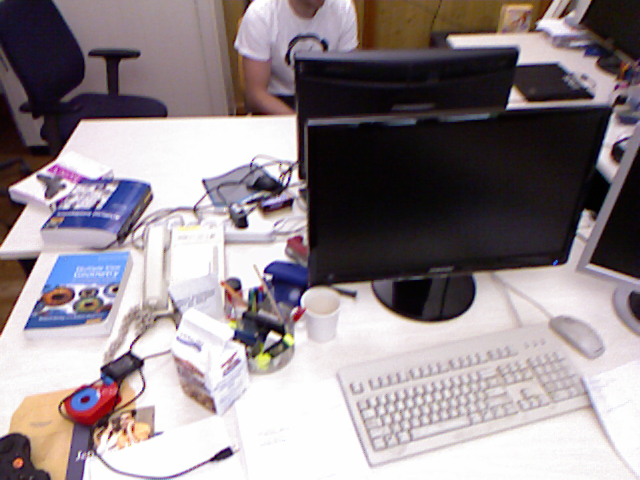
%> input picture data/rgbd_dataset_freiburg1_xyz/rgb/1305031102.211214.png, 640 x 480 px
$ octave dense_tracking.m   (GNU Octave 9; MATLAB toolbox functions it lacks are replaced by stand-ins)
%> lines starting %> are read from the running program, lines starting %| are printed output that depends on the picture
### get_pyramid.m
function [ pyr ] = get_pyramid(img, method, n)
% compute n levels of pyramid

% transform to b&w if color
if size(img,3) > 1
    img = rgb2gray(img);
end

pyr = cell(n,1);
pyr{1} = img;

for i = 2:n
    if strcmp(method, 'mean')
        pyr{i} = pyrDownMean(pyr{i-1});
    end

    if strcmp(method, 'reduce')
        pyr{i} = impyramid(pyr{i-1}, 'reduce');
    end

    if strcmp(method, 'median')
        filtered = medfilt2(pyr{i-1});
        pyr{i} = impyramid(filtered, 'reduce');
    end

    if strcmp(method, 'median2')
        pyr{i} = pyrDownMedian(pyr{i-1});
    end
end

end

% [30 lines left out: functions pyrDownMean, pyrDownMedian, not called in this run]

### sparse_tracking_ic.m
function [pose] = sparse_tracking_ic(K, img1_pyr, img2_pyr, depth1_pyr, initial_guess)
    k_max = 50;
    epsilon = 1;
    % fixed # patches
    patches_centers = 100;

    guess = initial_guess;

    levels = size(img1_pyr,1);

    for level = levels:-1:1
        guess

        increment = double([0;0;0;0;0;0]);

        level

        % variable # patches / level
        %patches_centers = 400 / level;

        img1 = img1_pyr{level};
        img1_dbl = double(img1);
        img1_depth = depth1_pyr{level};
        img2 = img2_pyr{level};

        % get regularly spaced out centers for now.
        centers = get_patches_centers(img1, patches_centers);
        [ patches, patch_img ] = get_patches(K, img1_dbl, img1_depth, centers);

        k = 1;

        error = inf;
        error_last = 0;
        accept = true;
        while accept && (k == 1 || (error_last - error) > epsilon) && (k < k_max)
            increment = twistexp(increment);
            new_guess = increment * guess;

            J = [];
            all_residuals = [];

            for l = 1:size(patches, 2)
                transformed_p2d = warpAndProject(patches(l).points3d, K, new_guess);
                warped_patch = get_warped_patch(img2, transformed_p2d);

                residuals = warped_patch - patches(l).rpatch;

                % keep only the Jacobians and Residuals that
                % are both finite (non-NaN)

                for i = 1:size(residuals)
                    if sum(isfinite(patches(l).jacobi(i,:))) == 6 ...
                        && isfinite(residuals(i))
                        J = [J; patches(l).jacobi(i,:) ];
                        all_residuals = [all_residuals; residuals(i)];
                    end
                end
            end

            % error
            error_last = error;
            error = (all_residuals'*all_residuals) / size(all_residuals,1)

            % Hessian matrix
            H = J' * J;

            % steepest descent
            steepest_descent = -J'*all_residuals;

            % compute the increment :
            increment = H \ steepest_descent;

            if error > error_last
                % the error is worse, try the next pyramid level
                accept = false;
            else
                guess = new_guess;
            end

            k = k+1;
        end
    end

    error
    pose = guess;
end

function [ points2d ] = get_patches_centers(img, n_patches)
    % linearly separated 2d points in an image
    img_height = size(img, 1);
    img_width = size(img, 2);
    area = (img_height * img_width) / n_patches;
    side = sqrt(area);
    height = side * img_height/img_width;
    width = side * img_width/img_height;
    startx = width/2;
    starty = height/2;
    [x, y] = meshgrid(startx:width:img_width, starty:height:img_height);
    points2d = NaN(3, size(x, 1) * size(x,2));
    k = 1;
    for i=1:size(x,1)
        for j=1:size(x,2)
            points2d(:, k) = [x(i,j); y(i,j); 1];
            k = k + 1;
        end
    end
end

function [ patch_list, patch_img ] = get_patches(K, img, img_depth, patches_centers)
    patch_img = zeros(size(img));
    k = 1;
    height = size(img, 1);
    width = size(img, 2);
    for p = 1:size(patches_centers, 2)
        % XXX (mtourne): +0.1 to make sure we don't land on an integer.
        % (otherwise floor and ceil give the same pixel).
        x = patches_centers(1, p) + 0.1;
        y = patches_centers(2, p) + 0.1;
        x0 = floor(x);
        x1 = ceil(x);
        y0 = floor(y);
        y1 = ceil(y);
        if (x0 - 1) < 1 || (x1 + 1) > width || (y0 - 1) < 1 || (y1 + 1) > height
            continue
        end
        points2d = NaN(3, 16);
        l = 1;
        % XXX(mtourne) : Super innefficient !
        for i = (x0-1):(x1+1)
            for j = (y0-1):(y1+1)
                points2d(:, l) = [ i; j; 1];
                l = l + 1;
            end
        end
        patch = img(y0-1:y1+1,x0-1:x1+1);
        patch_img(y0-1:y1+1,x0-1:x1+1) = patch;
        patch_list(k).patch = patch;
        patch_list(k).rpatch = reshape(patch, 16, 1);
        patch_list(k).points2d = points2d;
        points3d = get_3d_from_2d(K, img_depth, points2d);
        patch_list(k).points3d = points3d;
        patch_list(k).jacobi = compute_template_jacobians(K, patch, points2d, points3d);
        k = k+1;
    end
end

% [63 lines left out: functions get_3d_from_2d, compute_template_jacobians, get_warped_patch, not called in this run]

### get_relative_pose.m
function P = get_relative_pose(initial_pose, new_pose)
  R1 = initial_pose(1:3,1:3);
  t1 = initial_pose(1:3,4);
  R2 = new_pose(1:3,1:3);
  t2 = new_pose(1:3,4);
  R_relative = inv(R2)*R1
  t_relative = inv(R2) * (t1 - t2)
  P(1:3,1:3) = R_relative;
  P(1:3, 4) = t_relative;
  P(4, 1:4) = [ 0; 0; 0; 1 ];
end

### quaternion2matrix.m
% QUATERNION2MATRIX - Quaternion to a 4x4 homogeneous transformation matrix
%
%  Usage:  T = quaternion2matrix(Q)
%
%  Argument: Q - a quaternion in the form [w xi yj zk]
%  Returns:  T - 4x4 Homogeneous rotation matrix
%
% See also MATRIX2QUATERNION, NEWQUATERNION, QUATERNIONROTATE

% Copyright (c) 2008 Peter Kovesi
% School of Computer Science & Software Engineering
% The University of Western Australia
% pk at csse uwa edu au
% http://www.csse.uwa.edu.au/
%
% Permission is hereby granted, free of charge, to any person obtaining a copy
% of this software and associated documentation files (the "Software"), to deal
% in the Software without restriction, subject to the following conditions:
%
% The above copyright notice and this permission notice shall be included in
% all copies or substantial portions of the Software.
%
% The Software is provided "as is", without warranty of any kind.

function T = quaternion2matrix(Q)

    Q = Q/norm(Q); % Ensure Q has unit norm

    % Set up convenience variables
    w = Q(1); x = Q(2); y = Q(3); z = Q(4);
    w2 = w^2; x2 = x^2; y2 = y^2; z2 = z^2;
    xy = x*y; xz = x*z; yz = y*z;
    wx = w*x; wy = w*y; wz = w*z;

    T = [w2+x2-y2-z2 , 2*(xy - wz) , 2*(wy + xz) ,  0
         2*(wz + xy) , w2-x2+y2-z2 , 2*(yz - wx) ,  0
         2*(xz - wy) , 2*(wx + yz) , w2-x2-y2+z2 ,  0
              0      ,       0     ,       0     ,  1];


### dense_tracking.m
% dense tracking test %

close all;

K = [ 525, 0, 319.5;
      0, 525, 239.5;
      0, 0, 1];

%% XYZ test %%
img1 = imread('data/rgbd_dataset_freiburg1_xyz/rgb/1305031102.211214.png');
%> img1 is the input picture: size 480x640x3 uint8; mean R, G, B 146.4, 136.4, 140.9
% depth for img1
% 1305031102.211214 rgb/1305031102.211214.png 1305031102.226738 depth/1305031102.226738.png
depth_img = imread('data/rgbd_dataset_freiburg1_xyz/depth/1305031102.226738.png');
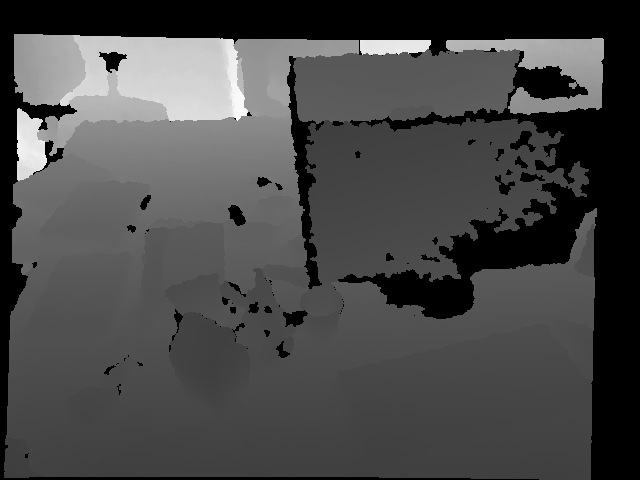
%> input picture data/rgbd_dataset_freiburg1_xyz/depth/1305031102.226738.png, 640 x 480 px
%> depth_img is the input picture: size 480x640 uint16; min 0, max 18391, mean 5219.7


img2 = imread('data/rgbd_dataset_freiburg1_xyz/rgb/1305031102.275326.png');
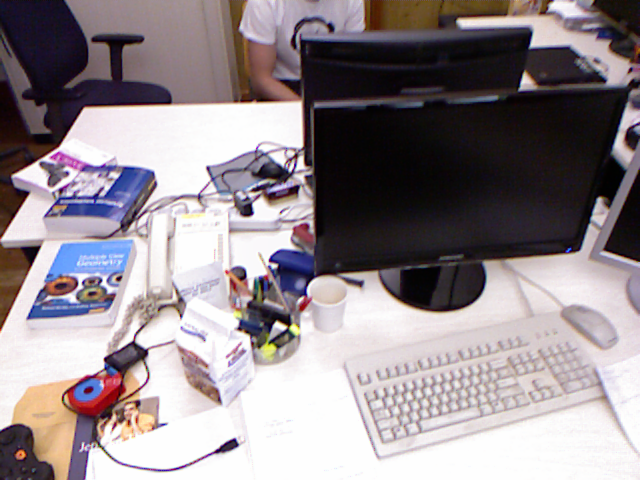
%> input picture data/rgbd_dataset_freiburg1_xyz/rgb/1305031102.275326.png, 640 x 480 px
%> img2 is the input picture: size 480x640x3 uint8; mean R, G, B 147.2, 137.8, 142.3
%img2 = imread('data/rgbd_dataset_freiburg1_xyz/rgb/1305031102.411258.png');

%figure, imshow(img1);
%figure, imshow(img2);


%% ground truth
% pose1
% 1305031102.211214 rgb/1305031102.211214.png 1305031102.215900 1.3303 0.6256 1.6464 0.6579 0.6161 -0.2932 -0.3189
q1 = [ 0.6579; 0.6161; -0.2932; -0.3189 ];
t1 = [ 1.3303; 0.6256; 1.6464 ];

% pose2
% 1305031102.275326 rgb/1305031102.275326.png 1305031102.275800 1.3160 0.6254 1.6302 0.6609 0.6199 -0.2893 -0.3086
q2 = [ 0.6609; 0.6199; -0.2893; -0.3086 ];
t2 = [ 1.3160; 0.6254; 1.6302 ];
% 1305031102.411258 rgb/1305031102.411258.png 1305031102.415900 1.2830 0.6257 1.5933 0.6614 0.6249 -0.2903 -0.2962
%q2 = [ 0.6614; 0.6249; -0.2903; -0.2962 ];
%t2 = [ 1.2830; 0.6257; 1.5933 ];

initial_pose = quaternion2matrix(q1);
initial_pose(1:3, 4) = t1;

new_pose = quaternion2matrix(q2);
new_pose(1:3, 4) = t2;

rel_pose = get_relative_pose(initial_pose, new_pose);
inv_rel_pose = get_relative_pose(new_pose, initial_pose);

%depth_factor = 1/5000;
%depth_factor = 1;
%depth_factor = 0.001;

% normalize depth so it ranges from 0 to 255 like intensity
depth_factor = 255 / double(max(max(depth_img)));
%> depth_factor = 0.0139

depth_img = double(depth_img) * depth_factor;
%> depth_img: size 480x640 double

pyr1 = get_pyramid(img1, 'median', 4);
%> in get_pyramid, `img = rgb2gray(img);`:
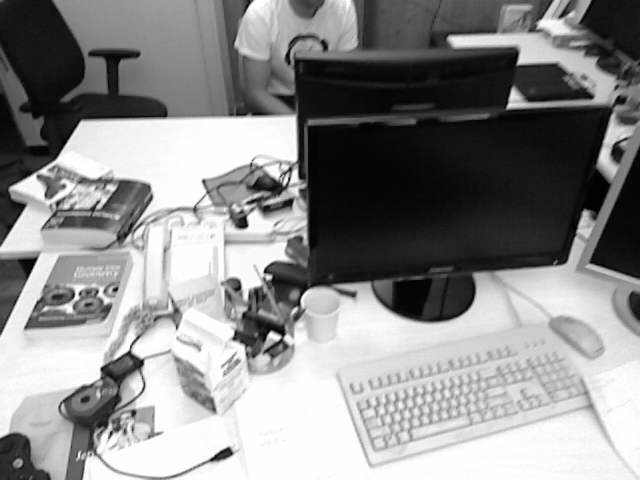
%> img: size 480x640 uint8; min 1, max 254, mean 139.9
%> after the loop in get_pyramid, `for i = 2:n`: pyr = 4 items
%> pyr1 = 4 items
pyr2 = get_pyramid(img2, 'median', 4);
%> call 2 of get_pyramid, with method = 'median', n = 4
%> in get_pyramid (call 2), `img = rgb2gray(img);`:
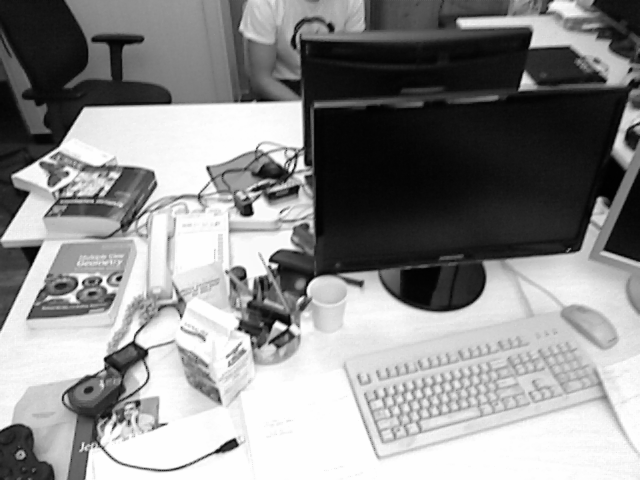
%> img: size 480x640 uint8; min 1, max 254, mean 141.1
%> the loop in get_pyramid (call 2), `for i = 2:n` made 3 passes
%> pass 3, in get_pyramid (call 2), `filtered = medfilt2(pyr{i-1});`:
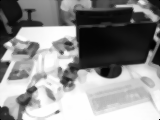
%> filtered: size 120x160 uint8; min 0, max 254, mean 141
%> pyr2 = 4 items
%pyr1 = get_pyramid(img1, 'mean', 4);
%pyr2 = get_pyramid(img2, 'mean', 4);

depth_pyr = get_pyramid(depth_img, 'median', 4);
%> the loop in get_pyramid (call 3), `for i = 2:n` made 3 passes
%> pass 3, in get_pyramid (call 3), `filtered = medfilt2(pyr{i-1});`:
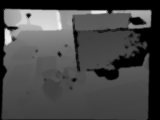
%> filtered: size 120x160 double; min 0, max 245.5, mean 72.7
%> depth_pyr = 4 items
%depth_pyr = get_pyramid(depth_img, 'median2', 4);


%% test warp
% tic
% [points2d, points3d] = get_3d_points(K, depth_pyr{2}, size(pyr1{2}, 1), size(pyr1{2}, 2));
% toc
% tic
% [transformed_points2d, transformed_points3d ] = warpAndProject(points3d, K, inv_rel_pose);
% toc
% tic
% warped_img2_on_img1 = warpimgIntensity(pyr2{2}, points2d, transformed_points2d);
% toc
% error_img = uint8(abs(warped_img2_on_img1 - double(pyr1{2})));
% tic
% warped_img2_on_img1_depth = warpimgIntensityWithDepth(pyr2{2}, depth_pyr{2}, points2d, ...
%                                         transformed_points2d, transformed_points3d);
% toc
%
% error_img2 = uint8(abs(warped_img2_on_img1_depth - double(pyr1{2})));


%error_img_initial = uint8(abs(double(pyr2{2}) - double(pyr1{2})));
%figure, imshow(error_img);
%figure, imshow(error_img_initial);

% identity test
%[transformed_points2d, transformed_points3d ] = warpAndProject(points3d, K, eye(4,4));
%warped_img1_on_img1 = warpimgIntensity(pyr1{2}, points2d, transformed_points2d);
%error_img_identity = uint8(abs(warped_img1_on_img1 - double(pyr1{2})));
%figure, imshow(error_img_identity);

%% run dense tracking
%grad_pyr = get_grad_pyr(pyr1);

% initial transformation
initial_guess = eye(4,4);

tic
guessed_pose_sic = sparse_tracking_ic(K,  pyr1, pyr2, depth_pyr, initial_guess)
%> in sparse_tracking_ic, `levels = size(img1_pyr,1);`: levels = 4
%> the loop in sparse_tracking_ic, `for level = levels:-1:1` made 1 pass
%> (level, img_height in get_patches_centers, img_width in get_patches_centers, area in get_patches_centers, side in get_patches_centers) on pass 1: (4, 60, 80, 48, 6.93)
%> pass 1, in sparse_tracking_ic, `img2 = img2_pyr{level};`:
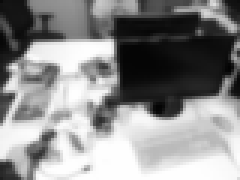
%> img2: size 60x80 uint8 (shown 3 times larger); min 3, max 254, mean 140.3
%> the run ends on the next line
